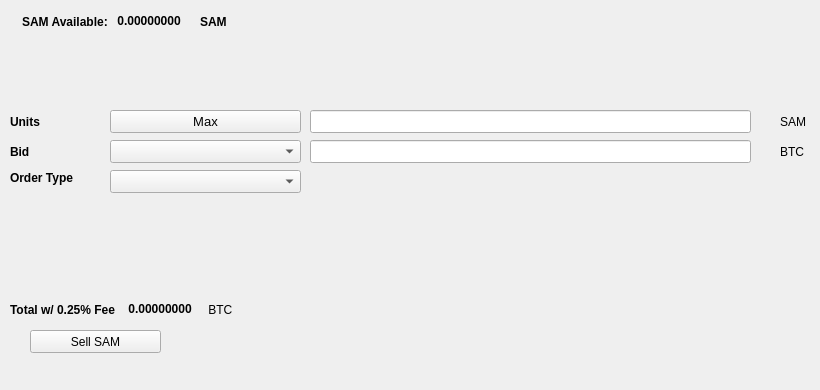
   <widget class="QWidget" name="SellTab">
    <attribute name="title">
     <string>Sell</string>
    </attribute>
    <widget class="QLabel" name="label_16">
     <property name="geometry">
      <rect>
       <x>780</x>
       <y>140</y>
       <width>31</width>
       <height>23</height>
      </rect>
     </property>
     <property name="text">
      <string>BTC</string>
     </property>
    </widget>
    <widget class="QComboBox" name="SellBidcomboBox">
     <property name="geometry">
      <rect>
       <x>110</x>
       <y>140</y>
       <width>191</width>
       <height>23</height>
      </rect>
     </property>
     <property name="font">
      <font>
       <pointsize>10</pointsize>
      </font>
     </property>
    </widget>
    <widget class="QLabel" name="label_18">
     <property name="geometry">
      <rect>
       <x>10</x>
       <y>110</y>
       <width>46</width>
       <height>23</height>
      </rect>
     </property>
     <property name="font">
      <font>
       <weight>75</weight>
       <bold>true</bold>
      </font>
     </property>
     <property name="text">
      <string>Units</string>
     </property>
    </widget>
    <widget class="QPushButton" name="Sell_Max_Amount">
     <property name="geometry">
      <rect>
       <x>110</x>
       <y>110</y>
       <width>191</width>
       <height>23</height>
      </rect>
     </property>
     <property name="font">
      <font>
       <pointsize>10</pointsize>
      </font>
     </property>
     <property name="text">
      <string>Max</string>
     </property>
    </widget>
    <widget class="QLabel" name="label_20">
     <property name="geometry">
      <rect>
       <x>10</x>
       <y>170</y>
       <width>91</width>
       <height>16</height>
      </rect>
     </property>
     <property name="font">
      <font>
       <weight>75</weight>
       <bold>true</bold>
      </font>
     </property>
     <property name="text">
      <string>Order Type</string>
     </property>
    </widget>
    <widget class="QComboBox" name="SellOrdertypeCombo">
     <property name="geometry">
      <rect>
       <x>110</x>
       <y>170</y>
       <width>191</width>
       <height>23</height>
      </rect>
     </property>
     <property name="font">
      <font>
       <pointsize>10</pointsize>
      </font>
     </property>
    </widget>
    <widget class="QLabel" name="label_21">
     <property name="geometry">
      <rect>
       <x>10</x>
       <y>140</y>
       <width>46</width>
       <height>23</height>
      </rect>
     </property>
     <property name="font">
      <font>
       <weight>75</weight>
       <bold>true</bold>
      </font>
     </property>
     <property name="text">
      <string>Bid</string>
     </property>
    </widget>
    <widget class="QLabel" name="label_22">
     <property name="geometry">
      <rect>
       <x>780</x>
       <y>110</y>
       <width>31</width>
       <height>23</height>
      </rect>
     </property>
     <property name="text">
      <string>SAM</string>
     </property>
    </widget>
    <widget class="QLineEdit" name="UnitsInputSAM">
     <property name="geometry">
      <rect>
       <x>310</x>
       <y>110</y>
       <width>441</width>
       <height>23</height>
      </rect>
     </property>
     <property name="font">
      <font>
       <pointsize>9</pointsize>
       <weight>75</weight>
       <bold>true</bold>
      </font>
     </property>
    </widget>
    <widget class="QLineEdit" name="SellBidPriceEdit">
     <property name="geometry">
      <rect>
       <x>310</x>
       <y>140</y>
       <width>441</width>
       <height>23</height>
      </rect>
     </property>
     <property name="font">
      <font>
       <pointsize>9</pointsize>
       <weight>75</weight>
       <bold>true</bold>
      </font>
     </property>
    </widget>
    <widget class="QPushButton" name="SellSAMBTN">
     <property name="geometry">
      <rect>
       <x>30</x>
       <y>330</y>
       <width>131</width>
       <height>23</height>
      </rect>
     </property>
     <property name="text">
      <string>Sell SAM</string>
     </property>
     <property name="icon">
      <iconset resource="../stamp">
       <normaloff>:/icons/bitcoin</normaloff>:/icons/bitcoin</iconset>
     </property>
    </widget>
    <widget class="QWidget" name="layoutWidget3">
     <property name="geometry">
      <rect>
       <x>22</x>
       <y>12</y>
       <width>258</width>
       <height>19</height>
      </rect>
     </property>
     <layout class="QHBoxLayout" name="horizontalLayout">
      <item>
       <widget class="QLabel" name="label232_2">
        <property name="font">
         <font>
          <weight>75</weight>
          <bold>true</bold>
         </font>
        </property>
        <property name="text">
         <string>SAM Available:</string>
        </property>
       </widget>
      </item>
      <item>
       <widget class="QLabel" name="SAMAvailableLabel">
        <property name="palette">
         <palette>
          <active>
           <colorrole role="WindowText">
            <brush brushstyle="SolidPattern">
             <color alpha="255">
              <red>0</red>
              <green>0</green>
              <blue>0</blue>
             </color>
            </brush>
           </colorrole>
           <colorrole role="Button">
            <brush brushstyle="SolidPattern">
             <color alpha="255">
              <red>0</red>
              <green>170</green>
              <blue>0</blue>
             </color>
            </brush>
           </colorrole>
           <colorrole role="Light">
            <brush brushstyle="SolidPattern">
             <color alpha="255">
              <red>0</red>
              <green>255</green>
              <blue>0</blue>
             </color>
            </brush>
           </colorrole>
           <colorrole role="Midlight">
            <brush brushstyle="SolidPattern">
             <color alpha="255">
              <red>0</red>
              <green>212</green>
              <blue>0</blue>
             </color>
            </brush>
           </colorrole>
           <colorrole role="Dark">
            <brush brushstyle="SolidPattern">
             <color alpha="255">
              <red>0</red>
              <green>85</green>
              <blue>0</blue>
             </color>
            </brush>
           </colorrole>
           <colorrole role="Mid">
            <brush brushstyle="SolidPattern">
             <color alpha="255">
              <red>0</red>
              <green>113</green>
              <blue>0</blue>
             </color>
            </brush>
           </colorrole>
           <colorrole role="Text">
            <brush brushstyle="SolidPattern">
             <color alpha="255">
              <red>0</red>
              <green>170</green>
              <blue>0</blue>
             </color>
            </brush>
           </colorrole>
           <colorrole role="BrightText">
            <brush brushstyle="SolidPattern">
             <color alpha="255">
              <red>255</red>
              <green>255</green>
              <blue>255</blue>
             </color>
            </brush>
           </colorrole>
           <colorrole role="ButtonText">
            <brush brushstyle="SolidPattern">
             <color alpha="255">
              <red>0</red>
              <green>0</green>
              <blue>0</blue>
             </color>
            </brush>
           </colorrole>
           <colorrole role="Base">
            <brush brushstyle="SolidPattern">
             <color alpha="255">
              <red>255</red>
              <green>255</green>
              <blue>255</blue>
             </color>
            </brush>
           </colorrole>
           <colorrole role="Window">
            <brush brushstyle="SolidPattern">
             <color alpha="255">
              <red>0</red>
              <green>170</green>
              <blue>0</blue>
             </color>
            </brush>
           </colorrole>
           <colorrole role="Shadow">
            <brush brushstyle="SolidPattern">
             <color alpha="255">
              <red>0</red>
              <green>0</green>
              <blue>0</blue>
             </color>
            </brush>
           </colorrole>
           <colorrole role="AlternateBase">
            <brush brushstyle="SolidPattern">
             <color alpha="255">
              <red>127</red>
              <green>212</green>
              <blue>127</blue>
             </color>
            </brush>
           </colorrole>
           <colorrole role="ToolTipBase">
            <brush brushstyle="SolidPattern">
             <color alpha="255">
              <red>255</red>
              <green>255</green>
              <blue>220</blue>
             </color>
            </brush>
           </colorrole>
           <colorrole role="ToolTipText">
            <brush brushstyle="SolidPattern">
             <color alpha="255">
              <red>0</red>
              <green>0</green>
              <blue>0</blue>
             </color>
            </brush>
           </colorrole>
          </active>
          <inactive>
           <colorrole role="WindowText">
            <brush brushstyle="SolidPattern">
             <color alpha="255">
              <red>0</red>
              <green>0</green>
              <blue>0</blue>
             </color>
            </brush>
           </colorrole>
           <colorrole role="Button">
            <brush brushstyle="SolidPattern">
             <color alpha="255">
              <red>0</red>
              <green>170</green>
              <blue>0</blue>
             </color>
            </brush>
           </colorrole>
           <colorrole role="Light">
            <brush brushstyle="SolidPattern">
             <color alpha="255">
              <red>0</red>
              <green>255</green>
              <blue>0</blue>
             </color>
            </brush>
           </colorrole>
           <colorrole role="Midlight">
            <brush brushstyle="SolidPattern">
             <color alpha="255">
              <red>0</red>
              <green>212</green>
              <blue>0</blue>
             </color>
            </brush>
           </colorrole>
           <colorrole role="Dark">
            <brush brushstyle="SolidPattern">
             <color alpha="255">
              <red>0</red>
              <green>85</green>
              <blue>0</blue>
             </color>
            </brush>
           </colorrole>
           <colorrole role="Mid">
            <brush brushstyle="SolidPattern">
             <color alpha="255">
              <red>0</red>
              <green>113</green>
              <blue>0</blue>
             </color>
            </brush>
           </colorrole>
           <colorrole role="Text">
            <brush brushstyle="SolidPattern">
             <color alpha="255">
              <red>0</red>
              <green>170</green>
              <blue>0</blue>
             </color>
            </brush>
           </colorrole>
           <colorrole role="BrightText">
            <brush brushstyle="SolidPattern">
             <color alpha="255">
              <red>255</red>
              <green>255</green>
              <blue>255</blue>
             </color>
            </brush>
           </colorrole>
           <colorrole role="ButtonText">
            <brush brushstyle="SolidPattern">
             <color alpha="255">
              <red>0</red>
              <green>0</green>
              <blue>0</blue>
             </color>
            </brush>
           </colorrole>
           <colorrole role="Base">
            <brush brushstyle="SolidPattern">
             <color alpha="255">
              <red>255</red>
              <green>255</green>
              <blue>255</blue>
             </color>
            </brush>
           </colorrole>
           <colorrole role="Window">
            <brush brushstyle="SolidPattern">
             <color alpha="255">
              <red>0</red>
              <green>170</green>
              <blue>0</blue>
             </color>
            </brush>
           </colorrole>
           <colorrole role="Shadow">
            <brush brushstyle="SolidPattern">
             <color alpha="255">
              <red>0</red>
              <green>0</green>
              <blue>0</blue>
             </color>
            </brush>
           </colorrole>
           <colorrole role="AlternateBase">
            <brush brushstyle="SolidPattern">
             <color alpha="255">
              <red>127</red>
              <green>212</green>
              <blue>127</blue>
             </color>
            </brush>
           </colorrole>
           <colorrole role="ToolTipBase">
            <brush brushstyle="SolidPattern">
             <color alpha="255">
              <red>255</red>
              <green>255</green>
              <blue>220</blue>
             </color>
            </brush>
           </colorrole>
           <colorrole role="ToolTipText">
            <brush brushstyle="SolidPattern">
             <color alpha="255">
              <red>0</red>
              <green>0</green>
              <blue>0</blue>
             </color>
            </brush>
           </colorrole>
          </inactive>
          <disabled>
           <colorrole role="WindowText">
            <brush brushstyle="SolidPattern">
             <color alpha="255">
              <red>0</red>
              <green>85</green>
              <blue>0</blue>
             </color>
            </brush>
           </colorrole>
           <colorrole role="Button">
            <brush brushstyle="SolidPattern">
             <color alpha="255">
              <red>0</red>
              <green>170</green>
              <blue>0</blue>
             </color>
            </brush>
           </colorrole>
           <colorrole role="Light">
            <brush brushstyle="SolidPattern">
             <color alpha="255">
              <red>0</red>
              <green>255</green>
              <blue>0</blue>
             </color>
            </brush>
           </colorrole>
           <colorrole role="Midlight">
            <brush brushstyle="SolidPattern">
             <color alpha="255">
              <red>0</red>
              <green>212</green>
              <blue>0</blue>
             </color>
            </brush>
           </colorrole>
           <colorrole role="Dark">
            <brush brushstyle="SolidPattern">
             <color alpha="255">
              <red>0</red>
              <green>85</green>
              <blue>0</blue>
             </color>
            </brush>
           </colorrole>
           <colorrole role="Mid">
            <brush brushstyle="SolidPattern">
             <color alpha="255">
              <red>0</red>
              <green>113</green>
              <blue>0</blue>
             </color>
            </brush>
           </colorrole>
           <colorrole role="Text">
            <brush brushstyle="SolidPattern">
             <color alpha="255">
              <red>0</red>
              <green>85</green>
              <blue>0</blue>
             </color>
            </brush>
           </colorrole>
           <colorrole role="BrightText">
            <brush brushstyle="SolidPattern">
             <color alpha="255">
              <red>255</red>
              <green>255</green>
              <blue>255</blue>
             </color>
            </brush>
           </colorrole>
           <colorrole role="ButtonText">
            <brush brushstyle="SolidPattern">
             <color alpha="255">
              <red>0</red>
              <green>85</green>
              <blue>0</blue>
             </color>
            </brush>
           </colorrole>
           <colorrole role="Base">
            <brush brushstyle="SolidPattern">
             <color alpha="255">
              <red>0</red>
              <green>170</green>
              <blue>0</blue>
             </color>
            </brush>
           </colorrole>
           <colorrole role="Window">
            <brush brushstyle="SolidPattern">
             <color alpha="255">
              <red>0</red>
              <green>170</green>
              <blue>0</blue>
             </color>
            </brush>
           </colorrole>
           <colorrole role="Shadow">
            <brush brushstyle="SolidPattern">
             <color alpha="255">
              <red>0</red>
              <green>0</green>
              <blue>0</blue>
             </color>
            </brush>
           </colorrole>
           <colorrole role="AlternateBase">
            <brush brushstyle="SolidPattern">
             <color alpha="255">
              <red>0</red>
              <green>170</green>
              <blue>0</blue>
             </color>
            </brush>
           </colorrole>
           <colorrole role="ToolTipBase">
            <brush brushstyle="SolidPattern">
             <color alpha="255">
              <red>255</red>
              <green>255</green>
              <blue>220</blue>
             </color>
            </brush>
           </colorrole>
           <colorrole role="ToolTipText">
            <brush brushstyle="SolidPattern">
             <color alpha="255">
              <red>0</red>
              <green>0</green>
              <blue>0</blue>
             </color>
            </brush>
           </colorrole>
          </disabled>
         </palette>
        </property>
        <property name="font">
         <font>
          <weight>75</weight>
          <bold>true</bold>
         </font>
        </property>
        <property name="text">
         <string> 0.00000000 </string>
        </property>
        <property name="textInteractionFlags">
         <set>Qt::LinksAccessibleByMouse|Qt::TextSelectableByKeyboard|Qt::TextSelectableByMouse</set>
        </property>
       </widget>
      </item>
      <item>
       <widget class="QLabel" name="labelSAM">
        <property name="font">
         <font>
          <weight>75</weight>
          <bold>true</bold>
         </font>
        </property>
        <property name="text">
         <string>SAM</string>
        </property>
       </widget>
      </item>
     </layout>
    </widget>
    <widget class="QWidget" name="layoutWidget">
     <property name="geometry">
      <rect>
       <x>10</x>
       <y>300</y>
       <width>268</width>
       <height>19</height>
      </rect>
     </property>
     <layout class="QHBoxLayout" name="horizontalLayout_2">
      <item>
       <widget class="QLabel" name="label_19">
        <property name="font">
         <font>
          <weight>75</weight>
          <bold>true</bold>
         </font>
        </property>
        <property name="text">
         <string>Total w/ 0.25% Fee </string>
        </property>
       </widget>
      </item>
      <item>
       <widget class="QLabel" name="SellCostLabel">
        <property name="palette">
         <palette>
          <active>
           <colorrole role="WindowText">
            <brush brushstyle="SolidPattern">
             <color alpha="255">
              <red>0</red>
              <green>0</green>
              <blue>0</blue>
             </color>
            </brush>
           </colorrole>
           <colorrole role="Button">
            <brush brushstyle="SolidPattern">
             <color alpha="255">
              <red>0</red>
              <green>170</green>
              <blue>0</blue>
             </color>
            </brush>
           </colorrole>
           <colorrole role="Light">
            <brush brushstyle="SolidPattern">
             <color alpha="255">
              <red>0</red>
              <green>255</green>
              <blue>0</blue>
             </color>
            </brush>
           </colorrole>
           <colorrole role="Midlight">
            <brush brushstyle="SolidPattern">
             <color alpha="255">
              <red>0</red>
              <green>212</green>
              <blue>0</blue>
             </color>
            </brush>
           </colorrole>
           <colorrole role="Dark">
            <brush brushstyle="SolidPattern">
             <color alpha="255">
              <red>0</red>
              <green>85</green>
              <blue>0</blue>
             </color>
            </brush>
           </colorrole>
           <colorrole role="Mid">
            <brush brushstyle="SolidPattern">
             <color alpha="255">
              <red>0</red>
              <green>113</green>
              <blue>0</blue>
             </color>
            </brush>
           </colorrole>
           <colorrole role="Text">
            <brush brushstyle="SolidPattern">
             <color alpha="255">
              <red>0</red>
              <green>170</green>
              <blue>0</blue>
             </color>
            </brush>
           </colorrole>
           <colorrole role="BrightText">
            <brush brushstyle="SolidPattern">
             <color alpha="255">
              <red>255</red>
              <green>255</green>
              <blue>255</blue>
             </color>
            </brush>
           </colorrole>
           <colorrole role="ButtonText">
            <brush brushstyle="SolidPattern">
             <color alpha="255">
              <red>0</red>
              <green>0</green>
              <blue>0</blue>
             </color>
            </brush>
           </colorrole>
           <colorrole role="Base">
            <brush brushstyle="SolidPattern">
             <color alpha="255">
              <red>255</red>
              <green>255</green>
              <blue>255</blue>
             </color>
            </brush>
           </colorrole>
           <colorrole role="Window">
            <brush brushstyle="SolidPattern">
             <color alpha="255">
              <red>0</red>
              <green>170</green>
              <blue>0</blue>
             </color>
            </brush>
           </colorrole>
           <colorrole role="Shadow">
            <brush brushstyle="SolidPattern">
             <color alpha="255">
              <red>0</red>
              <green>0</green>
              <blue>0</blue>
             </color>
            </brush>
           </colorrole>
           <colorrole role="AlternateBase">
            <brush brushstyle="SolidPattern">
             <color alpha="255">
              <red>127</red>
              <green>212</green>
              <blue>127</blue>
             </color>
            </brush>
           </colorrole>
           <colorrole role="ToolTipBase">
            <brush brushstyle="SolidPattern">
             <color alpha="255">
              <red>255</red>
              <green>255</green>
              <blue>220</blue>
             </color>
            </brush>
           </colorrole>
           <colorrole role="ToolTipText">
            <brush brushstyle="SolidPattern">
             <color alpha="255">
              <red>0</red>
              <green>0</green>
              <blue>0</blue>
             </color>
            </brush>
           </colorrole>
          </active>
          <inactive>
           <colorrole role="WindowText">
            <brush brushstyle="SolidPattern">
             <color alpha="255">
              <red>0</red>
              <green>0</green>
              <blue>0</blue>
             </color>
            </brush>
           </colorrole>
           <colorrole role="Button">
            <brush brushstyle="SolidPattern">
             <color alpha="255">
              <red>0</red>
              <green>170</green>
              <blue>0</blue>
             </color>
            </brush>
           </colorrole>
           <colorrole role="Light">
            <brush brushstyle="SolidPattern">
             <color alpha="255">
              <red>0</red>
              <green>255</green>
              <blue>0</blue>
             </color>
            </brush>
           </colorrole>
           <colorrole role="Midlight">
            <brush brushstyle="SolidPattern">
             <color alpha="255">
              <red>0</red>
              <green>212</green>
              <blue>0</blue>
             </color>
            </brush>
           </colorrole>
           <colorrole role="Dark">
            <brush brushstyle="SolidPattern">
             <color alpha="255">
              <red>0</red>
              <green>85</green>
              <blue>0</blue>
             </color>
            </brush>
           </colorrole>
           <colorrole role="Mid">
            <brush brushstyle="SolidPattern">
             <color alpha="255">
              <red>0</red>
              <green>113</green>
              <blue>0</blue>
             </color>
            </brush>
           </colorrole>
           <colorrole role="Text">
            <brush brushstyle="SolidPattern">
             <color alpha="255">
              <red>0</red>
              <green>170</green>
              <blue>0</blue>
             </color>
            </brush>
           </colorrole>
           <colorrole role="BrightText">
            <brush brushstyle="SolidPattern">
             <color alpha="255">
              <red>255</red>
              <green>255</green>
              <blue>255</blue>
             </color>
            </brush>
           </colorrole>
           <colorrole role="ButtonText">
            <brush brushstyle="SolidPattern">
             <color alpha="255">
              <red>0</red>
              <green>0</green>
              <blue>0</blue>
             </color>
            </brush>
           </colorrole>
           <colorrole role="Base">
            <brush brushstyle="SolidPattern">
             <color alpha="255">
              <red>255</red>
              <green>255</green>
              <blue>255</blue>
             </color>
            </brush>
           </colorrole>
           <colorrole role="Window">
            <brush brushstyle="SolidPattern">
             <color alpha="255">
              <red>0</red>
              <green>170</green>
              <blue>0</blue>
             </color>
            </brush>
           </colorrole>
           <colorrole role="Shadow">
            <brush brushstyle="SolidPattern">
             <color alpha="255">
              <red>0</red>
              <green>0</green>
              <blue>0</blue>
             </color>
            </brush>
           </colorrole>
           <colorrole role="AlternateBase">
            <brush brushstyle="SolidPattern">
             <color alpha="255">
              <red>127</red>
              <green>212</green>
              <blue>127</blue>
             </color>
            </brush>
           </colorrole>
           <colorrole role="ToolTipBase">
            <brush brushstyle="SolidPattern">
             <color alpha="255">
              <red>255</red>
              <green>255</green>
              <blue>220</blue>
             </color>
            </brush>
           </colorrole>
           <colorrole role="ToolTipText">
            <brush brushstyle="SolidPattern">
             <color alpha="255">
              <red>0</red>
              <green>0</green>
              <blue>0</blue>
             </color>
            </brush>
           </colorrole>
          </inactive>
          <disabled>
           <colorrole role="WindowText">
            <brush brushstyle="SolidPattern">
             <color alpha="255">
              <red>0</red>
              <green>85</green>
              <blue>0</blue>
             </color>
            </brush>
           </colorrole>
           <colorrole role="Button">
            <brush brushstyle="SolidPattern">
             <color alpha="255">
              <red>0</red>
              <green>170</green>
              <blue>0</blue>
             </color>
            </brush>
           </colorrole>
           <colorrole role="Light">
            <brush brushstyle="SolidPattern">
             <color alpha="255">
              <red>0</red>
              <green>255</green>
              <blue>0</blue>
             </color>
            </brush>
           </colorrole>
           <colorrole role="Midlight">
            <brush brushstyle="SolidPattern">
             <color alpha="255">
              <red>0</red>
              <green>212</green>
              <blue>0</blue>
             </color>
            </brush>
           </colorrole>
           <colorrole role="Dark">
            <brush brushstyle="SolidPattern">
             <color alpha="255">
              <red>0</red>
              <green>85</green>
              <blue>0</blue>
             </color>
            </brush>
           </colorrole>
           <colorrole role="Mid">
            <brush brushstyle="SolidPattern">
             <color alpha="255">
              <red>0</red>
              <green>113</green>
              <blue>0</blue>
             </color>
            </brush>
           </colorrole>
           <colorrole role="Text">
            <brush brushstyle="SolidPattern">
             <color alpha="255">
              <red>0</red>
              <green>85</green>
              <blue>0</blue>
             </color>
            </brush>
           </colorrole>
           <colorrole role="BrightText">
            <brush brushstyle="SolidPattern">
             <color alpha="255">
              <red>255</red>
              <green>255</green>
              <blue>255</blue>
             </color>
            </brush>
           </colorrole>
           <colorrole role="ButtonText">
            <brush brushstyle="SolidPattern">
             <color alpha="255">
              <red>0</red>
              <green>85</green>
              <blue>0</blue>
             </color>
            </brush>
           </colorrole>
           <colorrole role="Base">
            <brush brushstyle="SolidPattern">
             <color alpha="255">
              <red>0</red>
              <green>170</green>
              <blue>0</blue>
             </color>
            </brush>
           </colorrole>
           <colorrole role="Window">
            <brush brushstyle="SolidPattern">
             <color alpha="255">
              <red>0</red>
              <green>170</green>
              <blue>0</blue>
             </color>
            </brush>
           </colorrole>
           <colorrole role="Shadow">
            <brush brushstyle="SolidPattern">
             <color alpha="255">
              <red>0</red>
              <green>0</green>
              <blue>0</blue>
             </color>
            </brush>
           </colorrole>
           <colorrole role="AlternateBase">
            <brush brushstyle="SolidPattern">
             <color alpha="255">
              <red>0</red>
              <green>170</green>
              <blue>0</blue>
             </color>
            </brush>
           </colorrole>
           <colorrole role="ToolTipBase">
            <brush brushstyle="SolidPattern">
             <color alpha="255">
              <red>255</red>
              <green>255</green>
              <blue>220</blue>
             </color>
            </brush>
           </colorrole>
           <colorrole role="ToolTipText">
            <brush brushstyle="SolidPattern">
             <color alpha="255">
              <red>0</red>
              <green>0</green>
              <blue>0</blue>
             </color>
            </brush>
           </colorrole>
          </disabled>
         </palette>
        </property>
        <property name="font">
         <font>
          <weight>75</weight>
          <bold>true</bold>
         </font>
        </property>
        <property name="autoFillBackground">
         <bool>false</bool>
        </property>
        <property name="text">
         <string> 0.00000000</string>
        </property>
        <property name="textInteractionFlags">
         <set>Qt::LinksAccessibleByMouse|Qt::TextSelectableByMouse</set>
        </property>
       </widget>
      </item>
      <item>
       <widget class="QLabel" name="label_17">
        <property name="font">
         <font>
          <weight>50</weight>
          <bold>false</bold>
         </font>
        </property>
        <property name="text">
         <string> BTC</string>
        </property>
       </widget>
      </item>
     </layout>
    </widget>
    <widget class="QLabel" name="label_23">
     <property name="geometry">
      <rect>
       <x>460</x>
       <y>300</y>
       <width>281</width>
       <height>81</height>
      </rect>
     </property>
     <property name="text">
      <string/>
     </property>
     <property name="pixmap">
      <pixmap>:/images/bittrex</pixmap>
     </property>
    </widget>
   </widget>
